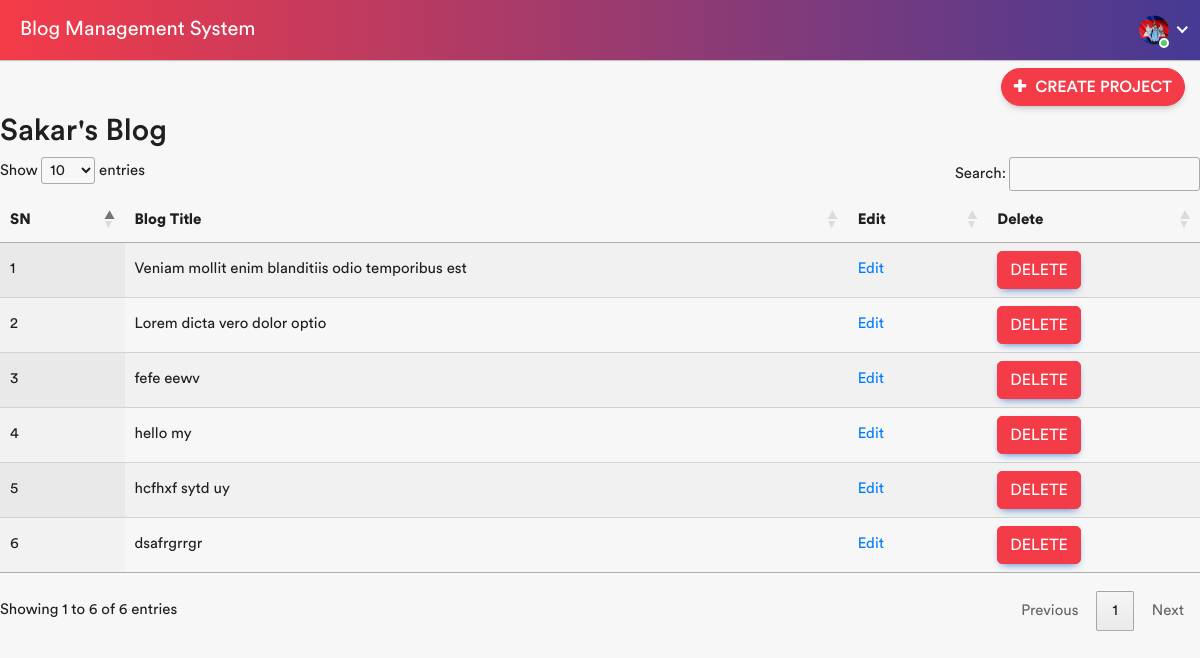
/userblog/ (signed in), run on the app's committed database.
### blogapp/models.py (models this page shows, shortened)
class Blogmodels(models.Model):
    blog_title = models.CharField(max_length=50, unique=True )
    blog_description = RichTextUploadingField()
    user = models.ForeignKey(User, on_delete=models.CASCADE, default=None, null=True)
    created_at = models.DateTimeField(auto_now_add=True)
    image = models.ImageField(upload_to='blog_images', blank=True, null=True)
    slug = AutoSlugField(populate_from="blog_title", unique=True , null= True, default=None)

### blogapp/views.py (the view, shortened to what this page needs)
# urls.py: path("userblog/", Userblog.as_view(), name="userblog"),
class Userblog(LoginRequiredMixin, View):
    def get(self, request):
        form = Blogform(request.POST)
        user = Blogmodels.objects.filter(user=request.user.id)
        return render(request, "base/userblog.html", {"form": form, "user": user})

### blogapp/forms.py
class Blogform(forms.ModelForm):
      class Meta:
        model = Blogmodels
        fields = ["blog_title", "blog_description", "image"]

### blogapp/templates/base/userblog.html (shortened to what this page needs)
{% extends 'base/base.html' %}
{% block content %}
{% load widget_tweaks %}
{% if request.user.is_authenticated %}
<div class="col-auto float-right ml-auto">
    <a type="action" href="{% url 'create' %}" class="btn add-btn"><i class="fa fa-plus"></i> Create Project</a>
</div>
{% endif %}
<br><br>
<div class="grid gap-3">
    <h2>{{request.user.first_name}}'s Blog</h2>
    <table id="myTable" class="display">
        <thead>
            <tr>
                <th>SN</th>
                <th>Blog Title</th>
                <th>Edit</th>
                <th>Delete</th>
            </tr>
        </thead>
        {% for id in user %}
        <tr>
            <td>{{ forloop.counter }}</td>
            <td>{{id.blog_title }} </td>
            <td><a href="{% url 'edit' id.id  %}"> Edit</a></td>
            <td><button type="button" class="btn btn-primary" href="{% url 'delete' id.id %}" data-toggle="modal"
                    data-target="#exampleModal{{id.id}}">
                    Delete
                </button></td>
            {% endfor %}
        </tr>
    </table>
</div>
</div>
{% endblock content %}

### data on the page
Blogmodels: blog_title "Veniam mollit enim blanditiis odio temporibus est"
Blogmodels: blog_title "Lorem dicta vero dolor optio"
Blogmodels: blog_title "fefe eewv"
Blogmodels: blog_title "hello my"
Blogmodels: blog_title "hcfhxf sytd uy"
Blogmodels: blog_title "dsafrgrrgr"

### other printed values
{{ request.user.first_name }} "Sakar"
